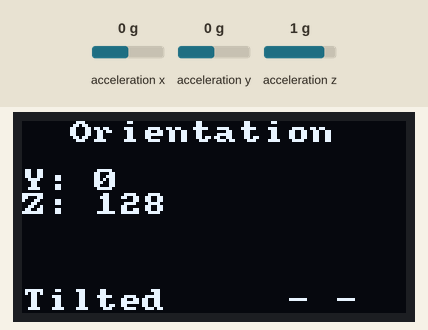
Recording of a sketch running on a simulated Arduino Uno, built with avr-gcc and run on an emulated ATmega328P. On the bench: 128×64 one-colour display. Inputs (shaded band) come from the test bench; at power-on: acceleration x 0 g, acceleration y 0 g, acceleration z 1 g. What the sketch prints to the serial monitor is not drawn.

Above: at 0.78 s.
1.4 s: acceleration x set to -1.4 g
At 2.4 s:
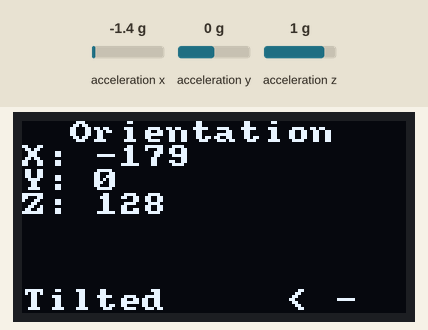
4.7 s: acceleration y set to -1.4 g
At 5.6 s:
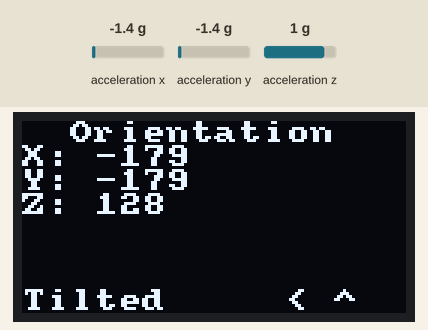
7.9 s: acceleration z set to -1.4 g
At 8.9 s:
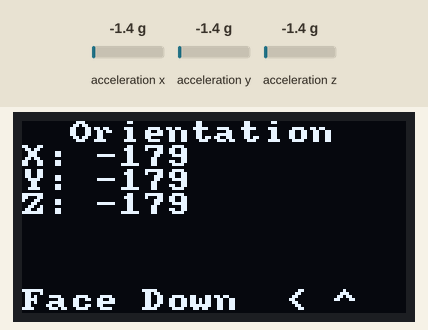
11.2 s: acceleration x set to 0.8 g
At 12.2 s:
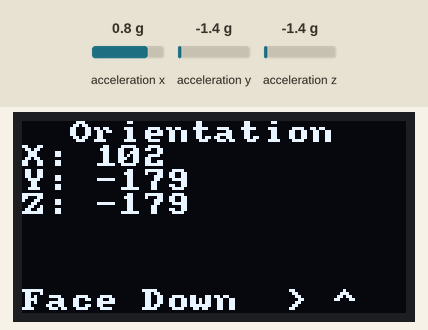
14.5 s: acceleration y set to 0.8 g
At 15.6 s:
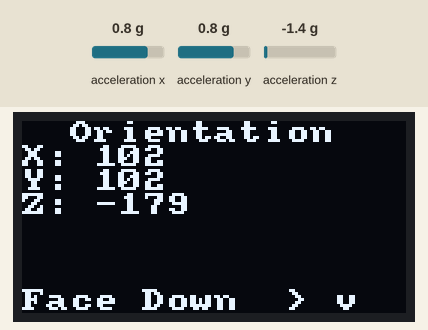
17.8 s: acceleration z set to 1.4 g
At 18.9 s:
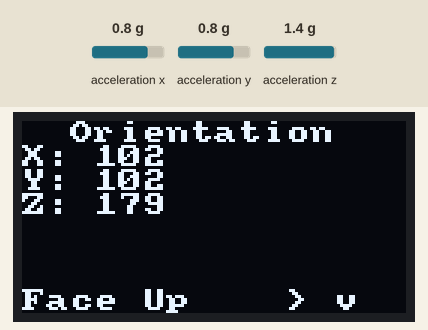
Timing chart, 0 to 20.8 s (numbered marks = the images above; inputs shaded):
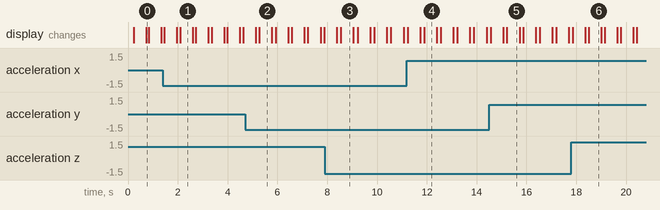

The sketch:

AccelerometerOLED.ino
```cpp
#include <Arduino.h>
#include <U8x8lib.h>                  // SSD1306 Library
#include <SparkFun_ADXL345.h>         // SparkFun ADXL345 Library

#define DELAYMS 500                   // Delay between readings in milliseconds
#define DISPLAYCONTRAST 127           // Display contrast (0 - 255)
#define FLIP 1                        // Set to 1 to rotate display 180

//
// Object constructors
//

// Constructor for generic 128x64 module with hardware I2C
U8X8_SSD1306_128X64_NONAME_HW_I2C u8x8(/* reset=*/ U8X8_PIN_NONE);
// Use this constructor for "every 2nd line skipped" problem
//U8X8_SSD1306_128X64_ALT0_HW_I2C u8x8(/* reset=*/ U8X8_PIN_NONE);

// Constructor for ADXL345 Interface
ADXL345 adxl = ADXL345();             // USE FOR I2C COMMUNICATION

//
// End object constructors
//

void setup() {
  // Serial port for diagnostics
  Serial.begin(115200);
  Serial.println("Orientation sensor test");

  // Setup and initialize OLED
  u8x8.begin();
  u8x8.setContrast(DISPLAYCONTRAST);
  u8x8.setFlipMode(FLIP);
  u8x8.setPowerSave(0);
  u8x8.setFont(/*u8x8_font_chroma48medium8_r*/u8x8_font_amstrad_cpc_extended_r);
  // A graphics display with 128x64 pixels
  // has 16 colums and 8 rows.
  // Suitable values for x are 0 to 15
  //            col,row,  string
  //              x,  y,  string
  u8x8.drawString(2,  0, "Orientation");
  u8x8.drawString(0, 1, "X:");
  u8x8.drawString(0, 2, "Y:");
  u8x8.drawString(0, 3, "Z:");
  u8x8.refreshDisplay();    // only required for SSD1606/7
  Serial.println("OLED SSD1306 display initialized");

  // Setup and initialize the accelerometer
  adxl.powerOn();                     // Power on the ADXL345
  adxl.setRangeSetting( 4);           // Give the range settings
                                      // Accepted values are 2g, 4g, 8g or 16g
                                      // Higher Values = Wider Measurement Range
                                      // Lower Values = Greater Sensitivity
  adxl.setActivityXYZ(1, 1, 1);       // Set to activate movement detection in the axes "adxl.setActivityXYZ(X, Y, Z);" (1 == ON, 0 == OFF)
  adxl.setActivityThreshold(75);      // 62.5mg per increment   // Set activity   // Inactivity thresholds (0-255)
  //adxl.setInactivityXYZ(1, 1, 1);     // Set to detect inactivity in all the axes "adxl.setInactivityXYZ(X, Y, Z);" (1 == ON, 0 == OFF)
  //adxl.setInactivityThreshold(75);    // 62.5mg per increment   // Set inactivity // Inactivity thresholds (0-255)
  //adxl.setTimeInactivity(2);          // How many seconds of no activity is inactive?

    // Set values for what is considered a TAP and what is a DOUBLE TAP (0-255)
  //adxl.setTapThreshold(50);           // 62.5 mg per increment
  //adxl.setTapDuration(15);            // 625 μs per increment
  //adxl.setDoubleTapLatency(80);       // 1.25 ms per increment
  //adxl.setDoubleTapWindow(200);       // 1.25 ms per increment

  // Set values for what is considered FREE FALL (0-255)
  //adxl.setFreeFallThreshold(7);       // (5 - 9) recommended - 62.5mg per increment
  //adxl.setFreeFallDuration(30);       // (20 - 70) recommended - 5ms per increment

}

void loop() {
  int x, y, z;                        // Accelerometer axis readings
  // Read accelerometer
  adxl.readAccel(&x, &y, &z);

  // Display values read on serial monitor
  Serial.print("X: ");
  Serial.print(x);
  Serial.print(", Y: ");
  Serial.print(y);
  Serial.print(", Z: ");
  Serial.println(z);

  // Display values read on OLED
  //            col, row (1st row/col is 0,0)
  u8x8.clearLine(1);
  u8x8.setCursor(0, 1);
  u8x8.print("X:");
  u8x8.setCursor(3, 1);               // Display values read
  u8x8.print(x);

  u8x8.clearLine(2);
  u8x8.setCursor(0, 2);
  u8x8.print("Y: ");
  u8x8.setCursor(3, 2);
  u8x8.print(y);

  u8x8.clearLine(3);
  u8x8.setCursor(0, 3);
  u8x8.print("Z: ");
  u8x8.setCursor(3, 3);
  u8x8.print(z);

  u8x8.clearLine(7);
  u8x8.setCursor(0, 7);
  if (z > 130) {
    u8x8.print("Face Up");
  } else if (z < -80) {
    u8x8.print("Face Down");
  } else {
    u8x8.print("Tilted");
  }

  u8x8.setCursor(11, 7);
  if (x < -5) {
    u8x8.print("<");
  } else if (x > 5) {
    u8x8.print(">");
  } else {
    u8x8.print("-");
  }

  u8x8.setCursor(13, 7);
  if (y < -10) {
    u8x8.print("^");
  } else if (y > 10) {
    u8x8.print("v");
  } else {
    u8x8.print("-");
  }

  u8x8.refreshDisplay();

  delay(DELAYMS);
}
```

Measured:
- after the input at 1.4 s, the display: first differs from a run without the input after 0.69 s (image 1)
- after the input at 4.7 s, the display: first differs from a run without the input after 0.58 s (image 2)
- after the input at 7.9 s, the display: first differs from a run without the input after 0.65 s (image 3)
- after the input at 11.2 s, the display: first differs from a run without the input after 0.70 s (image 4)
- after the input at 14.5 s, the display: first differs from a run without the input after 0.72 s (image 5)
- after the input at 17.8 s, the display: first differs from a run without the input after 0.70 s (image 6)
- what the display in image 1 shows lasts 0.5 s, from 2.1 s to 2.6 s
